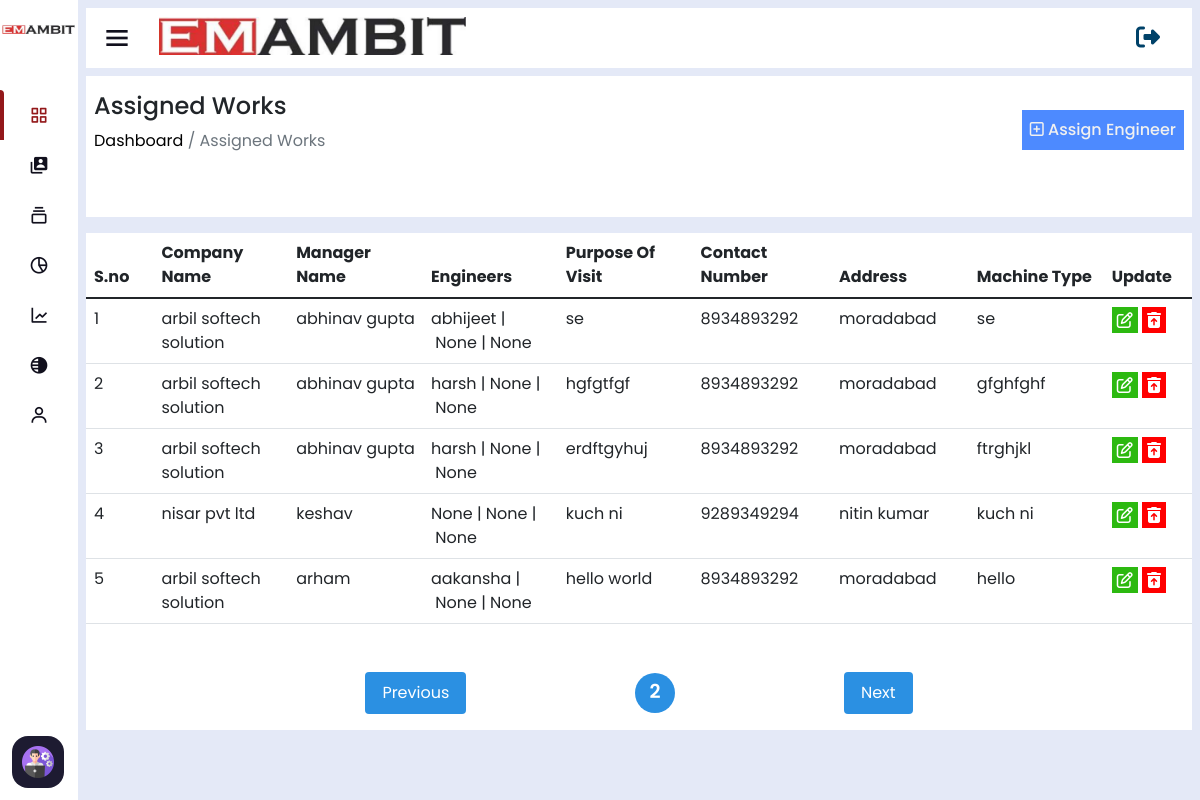
Page /assigned-works/?page=2 (signed in) on the committed database.
### home/models.py (models this page shows, shortened)
class AssignEngineer(models.Model):
    company_name=models.ForeignKey(ClientCompanyInfo,on_delete=models.CASCADE)
    manager_name=models.ForeignKey(CustomUser,on_delete=models.CASCADE,related_name='manager_assignments',default=None)
    engineer_one=models.ForeignKey(CustomUser,on_delete=models.CASCADE, null=True,blank=True,related_name='engineer_one_assignments')
    engineer_two=models.ForeignKey(CustomUser,on_delete=models.CASCADE,null=True,blank=True, related_name='engineer_two_assignments')
    engineer_three=models.ForeignKey(CustomUser,on_delete=models.CASCADE,null=True,blank=True, related_name='engineer_three_assignments')
    visit_purpose=models.CharField(max_length=254)
    machine_type=models.CharField(max_length=254)
    leave_date=models.CharField(max_length=254)
    reach_date=models.CharField(max_length=254)
    travel_by=models.ForeignKey(AddTravelBy,on_delete=models.CASCADE)
    timestampt=models.DateTimeField(auto_now_add=True,null=True,blank=True)
    ending_date=models.CharField(max_length=100,null=True,blank=True,default='Work on Progress')
    work_status=models.CharField(max_length=100,blank=True,null=True,default='Doing')
    project_link=models.CharField(max_length=1000,null=True,blank=True)
    download_link=models.CharField(max_length=254,null=True,blank=True)
    equipment = models.TextField(max_length=1000,null=True,blank=True)
    recived_equipment=models.TextField(max_length=1000,null=True,blank=True)
    recived_date=models.CharField(max_length=100,null=True,blank=True)

class ClientCompanyInfo(models.Model):
    company_name=models.CharField(max_length=200)
    company_phone=models.CharField(max_length=20)
    contact_person=models.CharField(max_length=250)
    company_email=models.CharField(max_length=254)
    company_gst=models.CharField(max_length=50)
    company_address=models.CharField(max_length=254)
    timestampt=models.DateTimeField(auto_now_add=True,null=True,blank=True)
    def __str__(self) -> str:
        return self.company_name

class CustomUser(AbstractUser):
    username = None
    email = models.EmailField(unique=True)
    user_phone = models.CharField(max_length=50,unique=True)
    user_address=models.CharField(max_length=50)
    user_gender=models.CharField(max_length=50)
    user_status=models.CharField(max_length=100,null=True,blank=True,default='Engineer')
    total_cost=models.IntegerField(default=0,null=True,blank=True)
    visible_password=models.CharField(max_length=254,null=True,blank=True)
    attendance_status=models.CharField(max_length=250,null=True,blank=True,default="A")
    USERNAME_FIELD = 'email'
    REQUIRED_FIELDS = []
    def __str__(self) -> str:
        return self.first_name + self.last_name
    objects = CustomUserManager()

### home/views.py (the view)
# urls.py: path('assigned-works/',assignedWork_view),
@login_required(login_url='/login')
def assignedWork_view(request):
    assigned_data=AssignEngineer.objects.all().order_by('-id')
    companydata=ClientCompanyInfo.objects.all().order_by('-id')
    p = Paginator(assigned_data, 5)
    page_number = request.GET.get('page')
    try:
        page_obj = p.get_page(page_number)
    except PageNotAnInteger:
        page_obj = p.page(1)
    except EmptyPage:
        page_obj = p.page(p.num_pages)
    return render(request,'assigned-works.html',{'assigned_data':page_obj})

### home/templates/assigned-works.html (shortened to what this page needs)
<!DOCTYPE html>
<html lang="en" dir="ltr">
<head>
  {% include 'header-links.html' %}
</head>
<body>
  {% include 'header.html' %}
  {% if user.is_authenticated and user.is_superuser %}
  <section class="nav-section">
    {% include 'subtitle.html' %}
    <div class="breadcum">
        <div class="flex">
            <div>
                <h2>Assigned Works</h2>
                <p> <a href="/">  Dashboard</a> / Assigned Works</p>
            </div>
            <div class="assign-engineer-btn p-2">
                <a href="/assign-engineer"><i class="fa-regular fa-square-plus"></i> Assign Engineer</a>
            </div>
        </div>
    </div>
    <div class="assigned-works-table editable-table overflow-auto" style="background: white;">
        <div class="row">
            <div class="col-md-12">
                <table class="table large-table">
                    <thead>
                      <tr>
                        <th scope="col">S.no</th>
                        <th scope="col">Company Name</th>
                        <th scope="col">Manager Name</th>
                        <th scope="col">Engineers</th>
                        <th scope="col">Purpose Of Visit</th>
                        <th scope="col">Contact Number</th>
                        <th scope="col">Address</th>
                        <th scope="col">Machine Type</th>
                        <th scope="col">Update</th>
                      </tr>
                    </thead>
                    <tbody>
                      {% for i in assigned_data %}
                      <tr>
                        <td>{{forloop.counter}}</td>
                        <td>{{i.company_name}}</td>
                        <td>{{i.manager_name}}</td>
                        <td>{{i.engineer_one}}&nbsp;|&nbsp;{{i.engineer_two}}&nbsp;|&nbsp;{{i.engineer_three}}</td>
                        <td>{{i.visit_purpose}}</td>
                        <td>{{i.company_name.company_phone}} </td>
                        <td>{{i.company_name.company_address}}</td>
                        <td>{{i.machine_type}}</td>
                        <td>
                            <a href="/update-assigned-work/{{i.id}}"><i class="fa-regular fa-pen-to-square"></i></a>
                            <a href="/delete-assigned-work/{{i.id}}"><i class="fa-solid fa-trash-can-arrow-up"></i></a>
                        </td>
                      </tr>
                      {% endfor %}
                    </tbody>
                </table>
                <div class="pagination">
                  {%if assigned_data.has_previous %}
                      <a class="btn prev" href="?page={{assigned_data.previous_page_number}}">Previous</a>
                  {% endif %}
                  <span class="num" >{{assigned_data.number}}</span>
                  {%if assigned_data.has_next %}
                      <a class="btn next" href="?page={{assigned_data.next_page_number}}">Next</a>
                  {% endif %}
                </div>
            </div>
        </div>
    </div>
  </section>
  {% else %}
  <script>
      window.location.href='/page-note-found'
  </script>
  {% endif %}
</body>
</html>

### home/static/assets/css/sidebar.css (style rules this page uses)
* { margin: 0; padding: 0; box-sizing: border-box; font-family: 'Poppins', sans-serif; }
.nav-section { position: relative; background: #E4E9F7; min-height: 100vh; left: 260px; width: calc(100% - 260px); transition: all 0.5s ease; }
.sidebar.close~.nav-section { left: 78px; width: calc(100% - 78px); }

### home/static/assets/css/style.css (style rules this page uses)
* { margin: 0; padding: 0; box-sizing: border-box; font-family: "Poppins" , sans-serif; text-decoration: none; }
a { text-decoration: none !important; }
:root { --main-bg : #E4E9F7; --light-white: #f0f0f0; --light-white-p: #6c757d; --color-anchor: #0d6efd; --color-blue: #4d8aff; --color-dark-blue: #004269; --color-blu : #4387c0; --color-blue-light : #00AAA9; --color-orange : orange; --color-green : rgb(44, 185, 16); }
.flex { display: flex; align-items: center; justify-content: space-between; margin-bottom: 2rem; }
.breadcum { background: white; padding: 1rem 0.5rem; margin-bottom: 1rem; }
.breadcum h2 { font-size: 1.5rem; }
.breadcum p { color: var(--light-white-p); }
.breadcum a { color: black; }
table { width: 100%; }
.assign-engineer-btn { background: var(--color-blue); display: inline-block; }
.assign-engineer-btn a { color: var(--light-white); font-weight: 500; }
.editable-table td .fa-pen-to-square { background: var(--color-green); color: white; padding: 5px; }
.editable-table td .fa-trash-can-arrow-up { background: red; color: white; padding: 5px; }
td .fa-trash-can-arrow-up { background: red; color: white; padding: 5px; }
.assigned-works-table tr th { width: 10%; }
.assigned-works-table tr th:first-child, .assigned-works-table tr th:last-child { width: 5%; }
.large-table { min-width: 850px; }
.nav-section { padding: 0.5rem !important; }
.pagination { padding: 1rem 0; display: flex; align-items: center; justify-content: space-evenly; width: 80%; margin: auto; margin-top: 2rem; background: rgba(255, 255, 255, 0.353); border-radius: 10px; }
.pagination .btn { padding: 0.5rem 1rem; color: white; background: var(--color-blue-light); background: rgb(43, 144, 226); }
.pagination .num { padding: 0.2rem 0.5rem; font-size: 1.2rem; font-weight: 600; background: rgb(43, 144, 226); color: white; height: 40px; width: 40px; border-radius: 50%; display: flex; align-items: center; justify-content: center; }

### rows in the picture
AssignEngineer: company_name "arbil softech solution", manager_name "abhinav gupta", engineer_one "abhijeet", engineer_two "None", engineer_three "None", visit_purpose "se", company_name.company_phone "8934893292", company_name.company_address "moradabad", machine_type "se"
AssignEngineer: company_name "arbil softech solution", manager_name "abhinav gupta", engineer_one "harsh", engineer_two "None", engineer_three "None", visit_purpose "hgfgtfgf", company_name.company_phone "8934893292", company_name.company_address "moradabad", machine_type "gfghfghf"
AssignEngineer: company_name "arbil softech solution", manager_name "abhinav gupta", engineer_one "harsh", engineer_two "None", engineer_three "None", visit_purpose "erdftgyhuj", company_name.company_phone "8934893292", company_name.company_address "moradabad", machine_type "ftrghjkl"
AssignEngineer: company_name "nisar pvt ltd", manager_name "keshav", engineer_one "None", engineer_two "None", engineer_three "None", visit_purpose "kuch ni", company_name.company_phone "9289349294", company_name.company_address "nitin kumar", machine_type "kuch ni"
AssignEngineer: company_name "arbil softech solution", manager_name "arham", engineer_one "aakansha", engineer_two "None", engineer_three "None", visit_purpose "hello world", company_name.company_phone "8934893292", company_name.company_address "moradabad", machine_type "hello"

### other values in the picture
{{ assigned_data.number }} "2"
